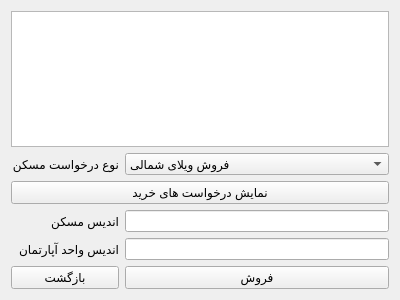
<?xml version="1.0" encoding="UTF-8"?>
<ui version="4.0">
 <class>accept_page</class>
 <widget class="QWidget" name="accept_page">
  <property name="geometry">
   <rect>
    <x>0</x>
    <y>0</y>
    <width>400</width>
    <height>300</height>
   </rect>
  </property>
  <property name="windowTitle">
   <string>Form</string>
  </property>
  <layout class="QGridLayout" name="gridLayout">
   <item row="1" column="0">
    <widget class="QLabel" name="label1">
     <property name="text">
      <string>نوع درخواست مسکن</string>
     </property>
    </widget>
   </item>
   <item row="3" column="1">
    <widget class="QLineEdit" name="lineEdit_1"/>
   </item>
   <item row="1" column="1">
    <widget class="QComboBox" name="comboBox">
     <item>
      <property name="text">
       <string>فروش ویلای شمالی</string>
      </property>
     </item>
     <item>
      <property name="text">
       <string>اجاره ویلای شمالی</string>
      </property>
     </item>
     <item>
      <property name="text">
       <string>فروش ویلا جنوبی</string>
      </property>
     </item>
     <item>
      <property name="text">
       <string>اجاره ویلا جنوبی</string>
      </property>
     </item>
     <item>
      <property name="text">
       <string>فروش واحد آپارتمانی</string>
      </property>
     </item>
     <item>
      <property name="text">
       <string>اجاره واحد آپارتمانی</string>
      </property>
     </item>
    </widget>
   </item>
   <item row="2" column="0" colspan="2">
    <widget class="QPushButton" name="pushButton_1">
     <property name="text">
      <string>نمایش درخواست های خرید</string>
     </property>
    </widget>
   </item>
   <item row="5" column="0">
    <widget class="QPushButton" name="pushButton_3">
     <property name="text">
      <string>بازگشت</string>
     </property>
    </widget>
   </item>
   <item row="5" column="1">
    <widget class="QPushButton" name="pushButton_2">
     <property name="text">
      <string>فروش</string>
     </property>
    </widget>
   </item>
   <item row="0" column="0" colspan="2">
    <widget class="QTextEdit" name="textEdit"/>
   </item>
   <item row="3" column="0">
    <widget class="QLabel" name="label_2">
     <property name="text">
      <string>اندیس مسکن</string>
     </property>
    </widget>
   </item>
   <item row="4" column="0">
    <widget class="QLabel" name="label">
     <property name="text">
      <string>اندیس واحد آپارتمان</string>
     </property>
    </widget>
   </item>
   <item row="4" column="1">
    <widget class="QLineEdit" name="lineEdit_2"/>
   </item>
  </layout>
 </widget>
 <resources/>
 <connections/>
</ui>
